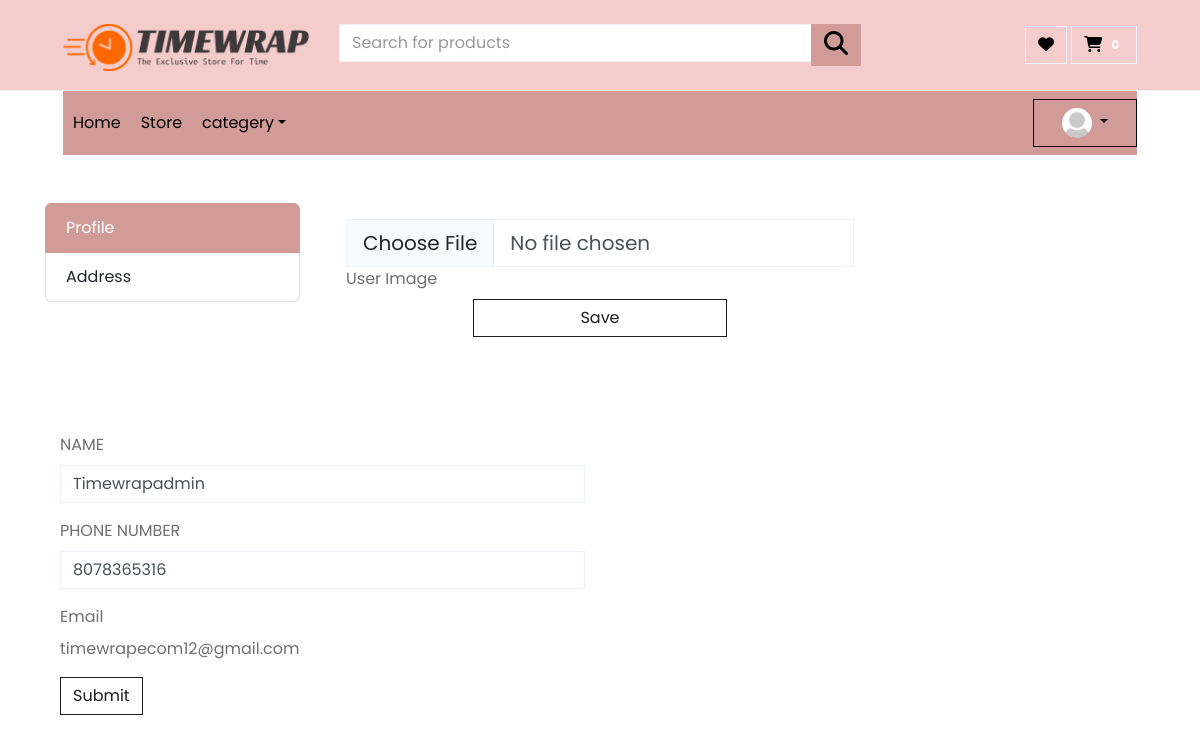
The app's page /user/edit_profile/1 (signed in) with its own data.
### user/models.py (models this page shows, shortened)
class Account(AbstractBaseUser):
    first_name=models.CharField(max_length=50)
    last_name=models.CharField(max_length=50)
    username=models.CharField(max_length=50,unique=True)
    email=models.EmailField(max_length=100,unique=True)
    phone_number=models.CharField(max_length=50)
    pic=models.ImageField(upload_to="pro_pic/",null=True,blank=True,default="static/img/userprofile.jpg" )
    date_joined=models.DateTimeField(auto_now_add=True)
    last_login=models.DateTimeField(auto_now_add=True)
    is_admin=models.BooleanField(default=False)
    is_staff=models.BooleanField(default=False)
    is_active=models.BooleanField(default=False)
    is_superadmin=models.BooleanField(default=False)
    USERNAME_FIELD='email'
    REQUIRED_FIELDS=['username','first_name','last_name','phone_number']
    objects=MyAccountManger()

### user/views.py (the view)
# urls.py: path('edit_profile/<int:id>',views.edit_profile,name="edit_profile"),
def edit_profile(request,id):
        if request.method =='POST':
          first_name=request.POST['f_name']
          phone_number=request.POST['phone_number']
          edit_user=Account.objects.filter(id=id)
          edit_user.update(username=first_name,phone_number=phone_number)
          return redirect(profile)
        else:
            return render(request,"user_side/user_dashboard/edit_profile.html")

### admin_home/context_processor.py (called while the page is built)
def revenue(request):
    reveneue=0
    tax=0
    total_revenue=0
    order=Order.objects.all()
    for order in order:
        tax +=order.payment.tax
    item=OrderItem.objects.all()
    for item in item:
        if item.order_status=='Delivered':
            total_revenue += item.item_total
    reveneue=total_revenue +tax
    return dict(total_revenue=reveneue)

def counter(request):
    wishlist_count = 0
    cart_count = 0
    if request.user.is_authenticated:
        try:
            wishlist = Wishlist.objects.get(user=request.user)
            wishlist_items = WishlistItem.objects.filter(wishlist=wishlist)
            for item in wishlist_items:
                wishlist_count += 1
        except Wishlist.DoesNotExist:
            pass
        try:
            cart = Cart.objects.get(user=request.user, is_paid=False)
            cart_items = CartItem.objects.filter(cart=cart)
            for item in cart_items:
                cart_count += 1
        except Cart.DoesNotExist:
            pass
    return dict(wishlist_count=wishlist_count,cart_count=cart_count)

### home/views.py (called while the page is built)
def category(request):
    all_cat=Category.objects.all()
    return{'all_cat':all_cat}

### product/models.py (called while the page is built)
    def get_url(self):
       return reverse("product_by_category", args=[self.slug])

### product/views.py (called while the page is built)
def material(request):
     all_mat=Material.objects.all()
     return{'all_mat':all_mat}

def color(request):
     all_colr=Color.objects.all()
     return{'all_colr':all_colr}

def brand(request):
     all_band=Brand.objects.all()
     return{'all_band':all_band}

### user/templates/user_side/user_dashboard/edit_profile.html (shortened to what this page needs)
{% extends 'index.html' %}
{% load static %}
{% block content %}
<div class="container">
    <div class="row ">
        <div class="col-md-3">
            <div class="list-group">
                <a href="{% url 'profile' %}" class="list-group-item active">Profile</a>
                <a href="{% url 'address_view' %}" class="list-group-item">Address</a>
            </div>
        </div>
        <div class="col-md-6">
            <div class="modal-body">
                <form action="{% url 'dp_edit' %}" enctype="multipart/form-data" method="POST">
                    <div class="form-outline mb-4">
                        <input name="user_image" type="file" id="form3Example3cg"
                            class="form-control form-control-lg" />
                        <label class="form-label" for="form3Example3cg">User Image</label>
                        <div class="d-flex justify-content-center">
                            <button type="submit" class="btn btn-outline-dark  gradient-custom-4 w-50 ">
                                Save
                            </button>
                        </div>
                </form>
            </div>
        </div>
    </div>
</div>
    <div class="col-md-6">
        <div class="row">
            <div class="col">
                <nav aria-label="breadcrumb" class="rounded-3 p-3 mb-4"></nav>
            </div>
        </div>
        <form action="{%  url 'edit_profile' user.id %}" method="post">
            <div class="form-group">
                <label for="name"> NAME</label>
                <input value="{{user.username}}" name="f_name" type="text" class="form-control" id="name"
                    placeholder="Enter  First  name">
            </div>
            <div class="form-group">
                <label for="name">PHONE NUMBER</label>
                <input value="{{user.phone_number}}" name="phone_number" type="text" class="form-control" id="name"
                    placeholder="Enter  First  name">
            </div>
            <div class="form-group">
                <label for="name">Email</label>
                <br>
                {{user.email}}
            </div>
            <button type="submit" class="btn btn-outline-dark">Submit</button>
        </form>
    </div>
    {% endblock %}

### user/templates/index.html (shortened to what this page needs)
{% load static %}
<!DOCTYPE html>
<html lang="en">
<head>
    <link href="https://cdnjs.cloudflare.com/ajax/libs/font-awesome/5.10.0/css/all.min.css" rel="stylesheet" />
    <link href=" https://cdnjs.cloudflare.com/ajax/libs/font-awesome/6.3.0/css/all.min.css " rel="stylesheet" />
    <link href=" {% static 'lib/owlcarousel/assets/owl.carousel.min.css' %}"  rel="stylesheet"/>
    <link rel="stylesheet" href="https://cdn.jsdelivr.net/npm/bootstrap@5.3.0-alpha1/dist/css/bootstrap.min.css">
    <link href="{% static 'css/style.css' %}" rel="stylesheet" />
    <link rel="stylesheet"href="{% static 'css/login.css'%}">
    <link rel="stylesheet" href="{% static 'css/signup.css'%}">
    <link rel="stylesheet" type="text/css" href="{% static '/css/style.css' %}">
</head>
<body>
    <div class="container-fluid">
        <div class="row align-items-center py-3 px-xl-5" style="background-color: rgb(244, 204, 204)">
            <div class="col-lg-3 d-none d-lg-block">
                <a href="{% url 'home' %}" class="text-decoration-none">
                    <h1 class="m-0 display-5 font-weight-semi-bold">
                        <img src="/static/img/timewraplogi.png" class="img-fluid" />
                    </h1>
                </a>
            </div>
            <div class="col-lg-6 col-6 text-left">
                <form action="{% url 'search' %}" method='GET'>
                    <div class="input-group">
                        <input type="text" class="form-control" placeholder="Search for products" name="keyword" />
                        <div class="input-group-append">
                            <button class="btn btn-primary" type="submit">
                                <i style="font-size: 24px" class="fa text-black">&#xf002;</i>
                            </button>
                        </div>
                    </div>
                </form>
            </div>
            <div class="col-lg-3 col-6 text-right">
                <a href="{% url 'wishlist' %}" class="btn border">
                    <i class="fas fa-heart text-black"></i>
                </a>
                <a href="{% url 'cart'  %}" class="btn border">
                    <i class="fas fa-shopping-cart text-black"></i>
                    <span class="badge">{{cart_count}}</span>
                </a>
            </div>
        </div>
    </div>
    <div class="container-fluid mb-5">
        <div class="row border-top px-xl-5">
            <div class="col-lg-12">
                <nav class="navbar navbar-expand-lg bg navbar-light py-3 py-lg-0 px-0"
                    style="background-color: #d19c97">
                    <div class="collapse navbar-collapse" id="navbarCollapse">
                        <div class="navbar-nav mr-auto py-0" style="background-color: #d19c97">
                            <a href="{% url 'home' %}" class="nav-item nav-link active" style="color: black">Home</a>
                            <a href="{% url 'store' %}" class="nav-item nav-link active" style="color: black">Store</a>
                            <div class="nav-item dropdown">
                                <a href="" class="nav-link dropdown-toggle" data-toggle="dropdown"
                                    style="color: black">categery</a>
                            </div>
                        </div>
                    </div>
                    <div class="nav-item dropdown ml-auto py-0 btn border-black" style="font-size; color:black">
                        {% if user.is_authenticated %}
                        <a href="#" class="nav-link dropdown-toggle" data-toggle="dropdown"><img src="{{user.pic.url}}" alt="" class="rounded-circle" width:"30vw" height="30vh">
                        </a>
                        {% else %}
                        <a href="#" class="nav-link dropdown-toggle" data-toggle="dropdown"><i style='font-size:24px' class='fas'>&#xf406;</i>
                        </a>
                        {% endif %}
                    </div>
                </nav>
            </div>
        </div>
    </div>
    {% block content %}
    {% endblock content %}
</body>
</html>

### records on screen
Account: pic (picture), f_name "Timewrapadmin", phone_number "8078365316", email "timewrapecom12@gmail.com"

### other values on screen
{{ cart_count }} "0"
